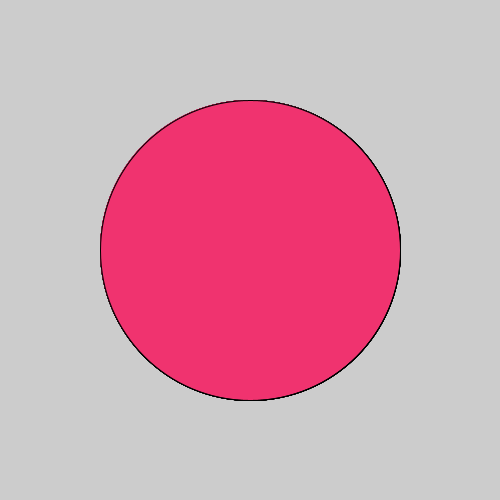
Frame 1 (no input)
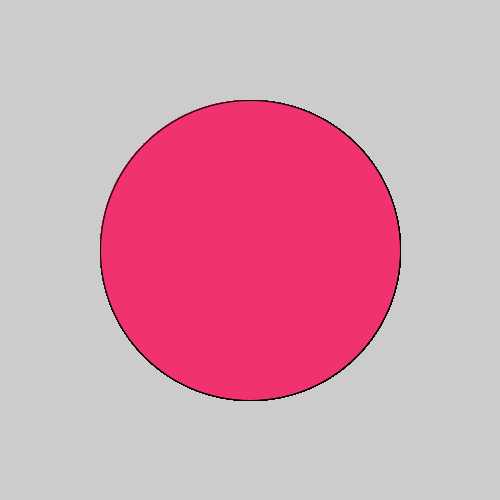
Frame 60 (the mouse pressed at the canvas centre just before this capture)
Frame 120 (the mouse held since frame 60 and released just before this capture): identical to frame 60, image omitted

The Processing sketch that drew these frames (run headless with seeded random() and noise(); from frame 60 on, the mouse is pressed at the canvas centre):

// Processing sketch: bullseye
// ── bullseye.pde

void setup() {
 size(500,500);
  // set the size of your sketch
}

int x = 250;
int y = 250;
int a = 1;
int b = 1;
 void draw() {

  for (int z = 0; z < 10; z++) {
    fill(#F0336F);
    ellipse(x,y, 300,300);
  
  if (z % 2 == 0) {
    fill(#545DE8);
    ellipse(x,y, 300-a*z,300-b*z);
  }
  }

  //Starting with the largest ellipse, use a for loop to draw a bullseye with ellipses.
 
  //Use an if statement and modulo to alternate the color of your rings.
  
  
}
